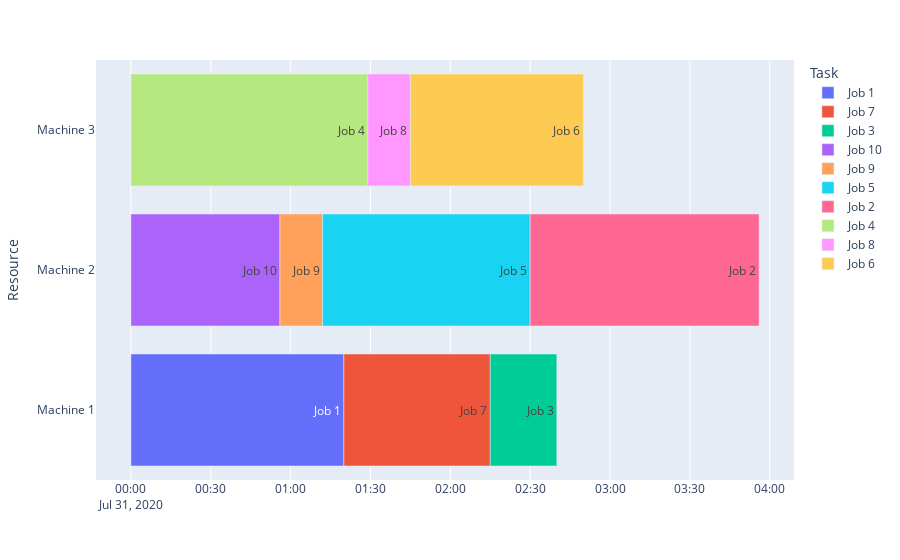

The cell this chart's notebook holds for it:
### Code cell
# -*- coding: utf-8 -*-
"""
Created on Wed Jul 15 19:31:08 2020

@author: admin
"""
#步驟一
#將每個Job 亂數指派到Machine 1~3之一

#工件機器限制 K
MachineLimit=[[1,0,1],[1,1,1],[1,0,1],[1,1,1],[1,1,0],
              [1,0,1],[1,1,1],[1,0,1],[0,1,1],[1,1,1]]

#工作時間
Processtime=[[80,0,60],[75,86,94],[25,0,96],[78,95,89],[45,78,0],
              [12,0,65],[55,99,87],[11,0,16],[0,16,45],[43,56,21]]


#指派機器Function
def GetMachineNumber(MachineLimit):

    #選機隨機碼
    import random
    SelectJobCode=random.random() #0~1亂數
    #單份機率
    sum = 0
    for i in MachineLimit:
        sum += i
    PJ1 =1/sum
    #決定是第幾份(k)
    k=1 #<預設為第一份>
    TotalPJ1=PJ1
    while(SelectJobCode>TotalPJ1):
        k+=1
        TotalPJ1=PJ1*k

    #print(k)

    #工作派給機器(j)
    FinalMachineJ1=0
    sequence=[0,1,2] #機1.2.3
    for j in sequence:
        if(MachineLimit[j]==1):
            k-=1
        if(k==0):
            FinalMachineJ1=j+1 #加回來
            break
    return FinalMachineJ1

##(呼叫Function)指派10工件給3機
JobResult=[]
for s in MachineLimit:
    JobResult.append(GetMachineNumber(s)) #參數 工件一:[1,0,1]...

#分類依機台
MachineNumber=1
M1=[]
M2=[]
M3=[]
for w in JobResult:
    if(w==1):
        M1.append(MachineNumber)
    elif(w==2):
        M2.append(MachineNumber)
    else:
        M3.append(MachineNumber)
    MachineNumber+=1
print("步驟一")
print(M1)
print(M2)
print(M3)

#步驟二
#決定每個Job在三個機台中的先後順序

#產生順序隨機碼，進行排序
import random
OrderJobM1=[]
OrderJobM2=[]
OrderJobM3=[]
for x in range(len(M1)):
    OrderJobM1.append(random.random())
cM1 = list(zip(M1,OrderJobM1))  #兩個一維轉成一個二維
nM1=sorted(cM1,key=(lambda x:x[1]),reverse=True) #二維排序(x[1]針對欄位二) 由大到小
#print(nM1)  #排序結果
for x in range(len(M2)):
    OrderJobM2.append(random.random())
cM2 = list(zip(M2,OrderJobM2))  #兩個一維轉成一個二維
nM2=sorted(cM2,key=(lambda x:x[1]),reverse=True) #二維排序
#print(nM2)  #排序結果

for x in range(len(M3)):
    OrderJobM3.append(random.random())
cM3 = list(zip(M3,OrderJobM3))  #兩個一維轉成一個二維
nM3=sorted(cM3,key=(lambda x:x[1]),reverse=True) #二維排序
#print(nM3)  #排序結果

print("步驟二")
# 只取出排序後的工件欄位(nnM?)
nnM1=[]
for a in range(len(nM1)):
   # print(nM1[a][0]) >> Job幾
    nnM1.append(nM1[a][0])
print(nnM1)
nnM2=[]
 # 工作順序
for a in range(len(nM2)):
   # print(nM1[a][0]) >> Job幾
    nnM2.append(nM2[a][0])
print(nnM2)

nnM3=[]
 # 工作順序
for a in range(len(nM3)):
   # print(nM1[a][0]) >> Job幾
    nnM3.append(nM3[a][0])
print(nnM3)



#步驟三
#計算每個Job的開始與結束時間
print("步驟三")
###---------M1-------

# 開始時間
M1t=0
M1StartAnswer=M1t
M1StartT=[]
M1StartT.append(M1t)
for b in range(len(nnM1)-1):
   # M1StartT.append(Processtime[nnM1[b]-1][0])
    M1StartAnswer+=Processtime[nnM1[b]-1][0]
    M1StartT.append(M1StartAnswer)

# 結束時間
M1EndAnswer=M1t
M1EndT=[]
for b in range(len(nnM1)):
   # M1StartT.append(Processtime[nnM1[b]-1][0])
    M1EndAnswer+=Processtime[nnM1[b]-1][0]   #0 [80,0,60] 取第一個欄位
    M1EndT.append(M1EndAnswer)
# 合併
M1Answer = list(zip(nnM1,M1StartT,M1EndT))
print(M1Answer)


###---------M2-------


# 開始時間
M2t=0
M2StartAnswer=M2t
M2StartT=[]
M2StartT.append(M2t)
for b in range(len(nnM2)-1):
   # M1StartT.append(Processtime[nnM1[b]-1][0])
    M2StartAnswer+=Processtime[nnM2[b]-1][1]    #1 [80,0,60] 取第二個欄位
    M2StartT.append(M2StartAnswer)

# 結束時間
M2EndAnswer=M2t
M2EndT=[]
for b in range(len(nnM2)):
   # M1StartT.append(Processtime[nnM1[b]-1][0])
    M2EndAnswer+=Processtime[nnM2[b]-1][1]
    M2EndT.append(M2EndAnswer)
# 合併
M2Answer = list(zip(nnM2,M2StartT,M2EndT))
print(M2Answer)

###---------M3-------


# 開始時間
M3t=0
M3StartAnswer=M3t
M3StartT=[]
M3StartT.append(M3t)
for b in range(len(nnM3)-1):
   # M1StartT.append(Processtime[nnM1[b]-1][0])
    M3StartAnswer+=Processtime[nnM3[b]-1][2]    #2 [80,0,60] 取第三個欄位
    M3StartT.append(M3StartAnswer)

# 結束時間
M3EndAnswer=M3t
M3EndT=[]
for b in range(len(nnM3)):
   # M1StartT.append(Processtime[nnM1[b]-1][0])
    M3EndAnswer+=Processtime[nnM3[b]-1][2]
    M3EndT.append(M3EndAnswer)
# 合併
M3Answer = list(zip(nnM3,M3StartT,M3EndT))
print(M3Answer)

#-------Makespan----------
'''
if(M1Answer>M2Answer and M1Answer>M3Answer):
    print("M1"+" "+ str(M1Answer))
elif(M2Answer>M1Answer and M2Answer>M3Answer):
    print("M2"+" "+ str(M2Answer))
else:
    print("M3"+" "+ str(M3Answer))
'''


## Gantt

import plotly.express as px
import pandas as pd
import datetime

## 會用到%%
df=[]
#M1
for i in range(len(M1Answer)):
    df.append(dict(Task='Job %s'%M1Answer[i][0], Start='2020-07-31 %s'%datetime.timedelta(minutes=M1Answer[i][1]), Finish='2020-07-31 %s'%datetime.timedelta(minutes=M1Answer[i][2]),Resource='Machine 1'))

for i in range(len(M2Answer)):
    df.append(dict(Task='Job %s'%M2Answer[i][0], Start='2020-07-31 %s'%datetime.timedelta(minutes=M2Answer[i][1]), Finish='2020-07-31 %s'%datetime.timedelta(minutes=M2Answer[i][2]),Resource='Machine 2'))

for i in range(len(M3Answer)):
    df.append(dict(Task='Job %s'%M3Answer[i][0], Start='2020-07-31 %s'%datetime.timedelta(minutes=M3Answer[i][1]), Finish='2020-07-31 %s'%datetime.timedelta(minutes=M3Answer[i][2]),Resource='Machine 3'))
'''
df = pd.DataFrame([
    dict(Task="Job A", Start='2009-01-01', Finish='2009-02-28', Resource="Alex"),
    dict(Task="Job B", Start='2009-03-05', Finish='2009-04-15', Resource="Alex"),
    dict(Task="Job C", Start='2009-02-20', Finish='2009-05-30', Resource="Max")
])
'''
fig = px.timeline(df, x_start="Start", x_end="Finish", y="Resource", color="Task",text="Task")
fig.show()

### Figure 1 — Plotly figure (JSON) as saved in the notebook; plotly's stock layout.template omitted (floating-point values rounded to 4 significant figures)
{"data": [{"alignmentgroup": "True", "base": ["2020-07-31 0:00:00"], "hovertemplate": "Task=%{text}<br>Start=%{base}<br>Finish=%{x}<br>Resource=%{y}<extra></extra>", "legendgroup": "Job 1", "marker": {"color": "#636efa"}, "name": "Job 1", "offsetgroup": "Job 1", "orientation": "h", "showlegend": true, "text": ["Job 1"], "textposition": "auto", "type": "bar", "x": [4800000], "xaxis": "x", "y": ["Machine 1"], "yaxis": "y"}, {"alignmentgroup": "True", "base": ["2020-07-31 1:20:00"], "hovertemplate": "Task=%{text}<br>Start=%{base}<br>Finish=%{x}<br>Resource=%{y}<extra></extra>", "legendgroup": "Job 7", "marker": {"color": "#EF553B"}, "name": "Job 7", "offsetgroup": "Job 7", "orientation": "h", "showlegend": true, "text": ["Job 7"], "textposition": "auto", "type": "bar", "x": [3300000], "xaxis": "x", "y": ["Machine 1"], "yaxis": "y"}, {"alignmentgroup": "True", "base": ["2020-07-31 2:15:00"], "hovertemplate": "Task=%{text}<br>Start=%{base}<br>Finish=%{x}<br>Resource=%{y}<extra></extra>", "legendgroup": "Job 3", "marker": {"color": "#00cc96"}, "name": "Job 3", "offsetgroup": "Job 3", "orientation": "h", "showlegend": true, "text": ["Job 3"], "textposition": "auto", "type": "bar", "x": [1500000], "xaxis": "x", "y": ["Machine 1"], "yaxis": "y"}, {"alignmentgroup": "True", "base": ["2020-07-31 0:00:00"], "hovertemplate": "Task=%{text}<br>Start=%{base}<br>Finish=%{x}<br>Resource=%{y}<extra></extra>", "legendgroup": "Job 10", "marker": {"color": "#ab63fa"}, "name": "Job 10", "offsetgroup": "Job 10", "orientation": "h", "showlegend": true, "text": ["Job 10"], "textposition": "auto", "type": "bar", "x": [3360000], "xaxis": "x", "y": ["Machine 2"], "yaxis": "y"}, {"alignmentgroup": "True", "base": ["2020-07-31 0:56:00"], "hovertemplate": "Task=%{text}<br>Start=%{base}<br>Finish=%{x}<br>Resource=%{y}<extra></extra>", "legendgroup": "Job 9", "marker": {"color": "#FFA15A"}, "name": "Job 9", "offsetgroup": "Job 9", "orientation": "h", "showlegend": true, "text": ["Job 9"], "textposition": "auto", "type": "bar", "x": [960000], "xaxis": "x", "y": ["Machine 2"], "yaxis": "y"}, {"alignmentgroup": "True", "base": ["2020-07-31 1:12:00"], "hovertemplate": "Task=%{text}<br>Start=%{base}<br>Finish=%{x}<br>Resource=%{y}<extra></extra>", "legendgroup": "Job 5", "marker": {"color": "#19d3f3"}, "name": "Job 5", "offsetgroup": "Job 5", "orientation": "h", "showlegend": true, "text": ["Job 5"], "textposition": "auto", "type": "bar", "x": [4680000], "xaxis": "x", "y": ["Machine 2"], "yaxis": "y"}, {"alignmentgroup": "True", "base": ["2020-07-31 2:30:00"], "hovertemplate": "Task=%{text}<br>Start=%{base}<br>Finish=%{x}<br>Resource=%{y}<extra></extra>", "legendgroup": "Job 2", "marker": {"color": "#FF6692"}, "name": "Job 2", "offsetgroup": "Job 2", "orientation": "h", "showlegend": true, "text": ["Job 2"], "textposition": "auto", "type": "bar", "x": [5160000], "xaxis": "x", "y": ["Machine 2"], "yaxis": "y"}, {"alignmentgroup": "True", "base": ["2020-07-31 0:00:00"], "hovertemplate": "Task=%{text}<br>Start=%{base}<br>Finish=%{x}<br>Resource=%{y}<extra></extra>", "legendgroup": "Job 4", "marker": {"color": "#B6E880"}, "name": "Job 4", "offsetgroup": "Job 4", "orientation": "h", "showlegend": true, "text": ["Job 4"], "textposition": "auto", "type": "bar", "x": [5340000], "xaxis": "x", "y": ["Machine 3"], "yaxis": "y"}, {"alignmentgroup": "True", "base": ["2020-07-31 1:29:00"], "hovertemplate": "Task=%{text}<br>Start=%{base}<br>Finish=%{x}<br>Resource=%{y}<extra></extra>", "legendgroup": "Job 8", "marker": {"color": "#FF97FF"}, "name": "Job 8", "offsetgroup": "Job 8", "orientation": "h", "showlegend": true, "text": ["Job 8"], "textposition": "auto", "type": "bar", "x": [960000], "xaxis": "x", "y": ["Machine 3"], "yaxis": "y"}, {"alignmentgroup": "True", "base": ["2020-07-31 1:45:00"], "hovertemplate": "Task=%{text}<br>Start=%{base}<br>Finish=%{x}<br>Resource=%{y}<extra></extra>", "legendgroup": "Job 6", "marker": {"color": "#FECB52"}, "name": "Job 6", "offsetgroup": "Job 6", "orientation": "h", "showlegend": true, "text": ["Job 6"], "textposition": "auto", "type": "bar", "x": [3900000], "xaxis": "x", "y": ["Machine 3"], "yaxis": "y"}], "layout": {"barmode": "overlay", "legend": {"title": {"text": "Task"}, "tracegroupgap": 0}, "margin": {"t": 60}, "xaxis": {"anchor": "y", "domain": [0, 1], "type": "date"}, "yaxis": {"anchor": "x", "domain": [0, 1], "title": {"text": "Resource"}}}}
